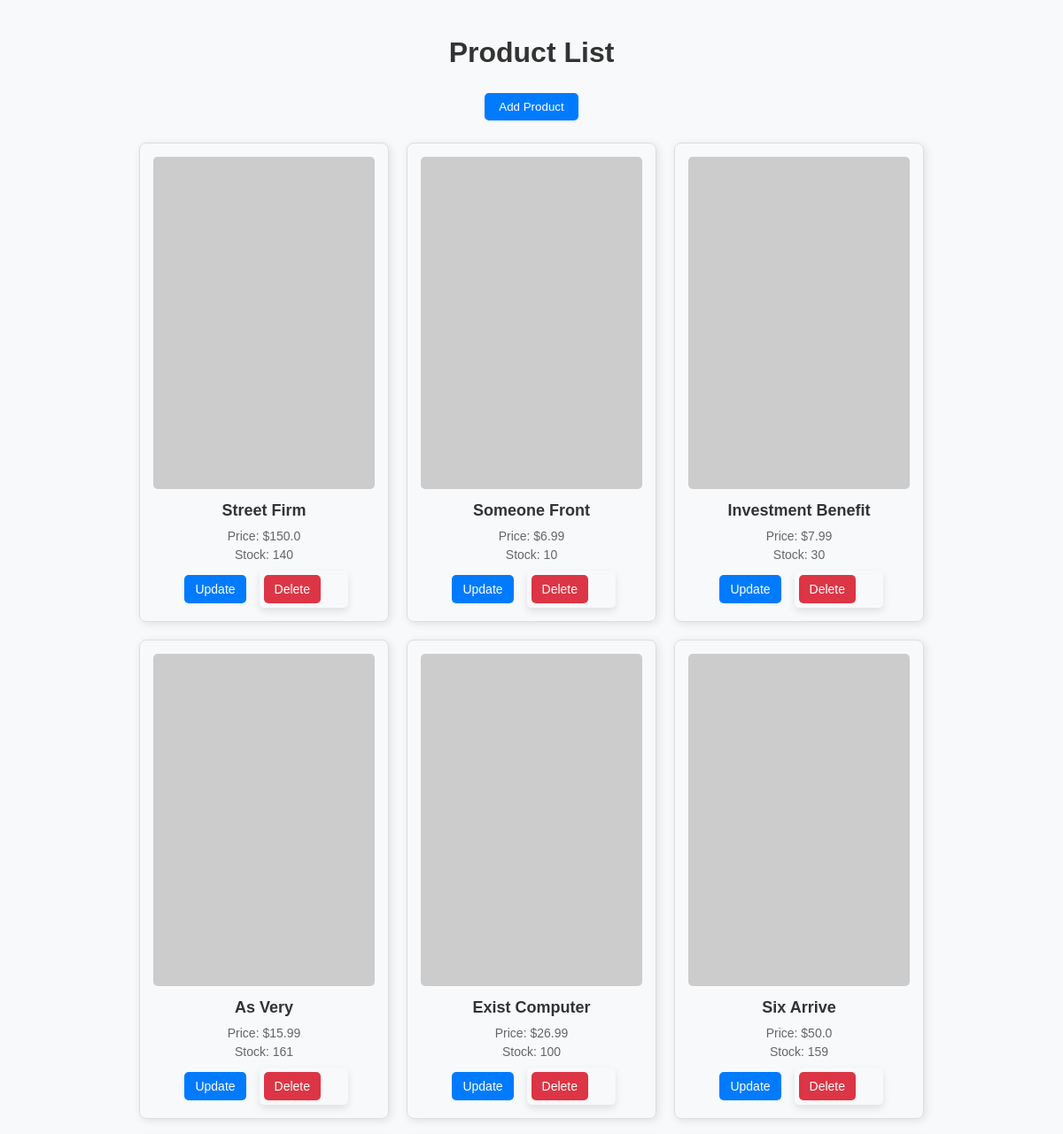
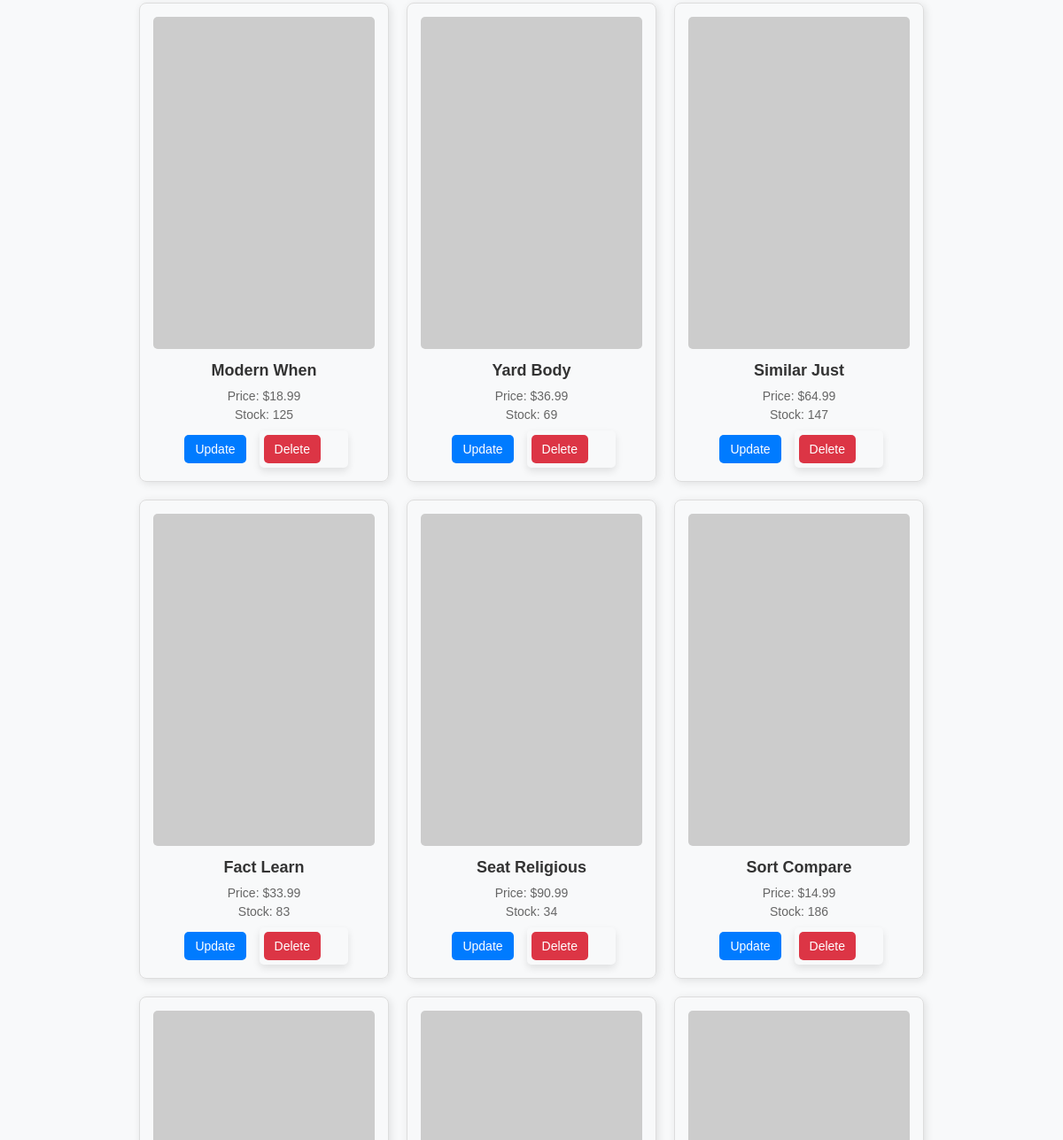
/home_admin (signed in, upper part), run on an earlier commit of the app's database (2 pictures, top to bottom).
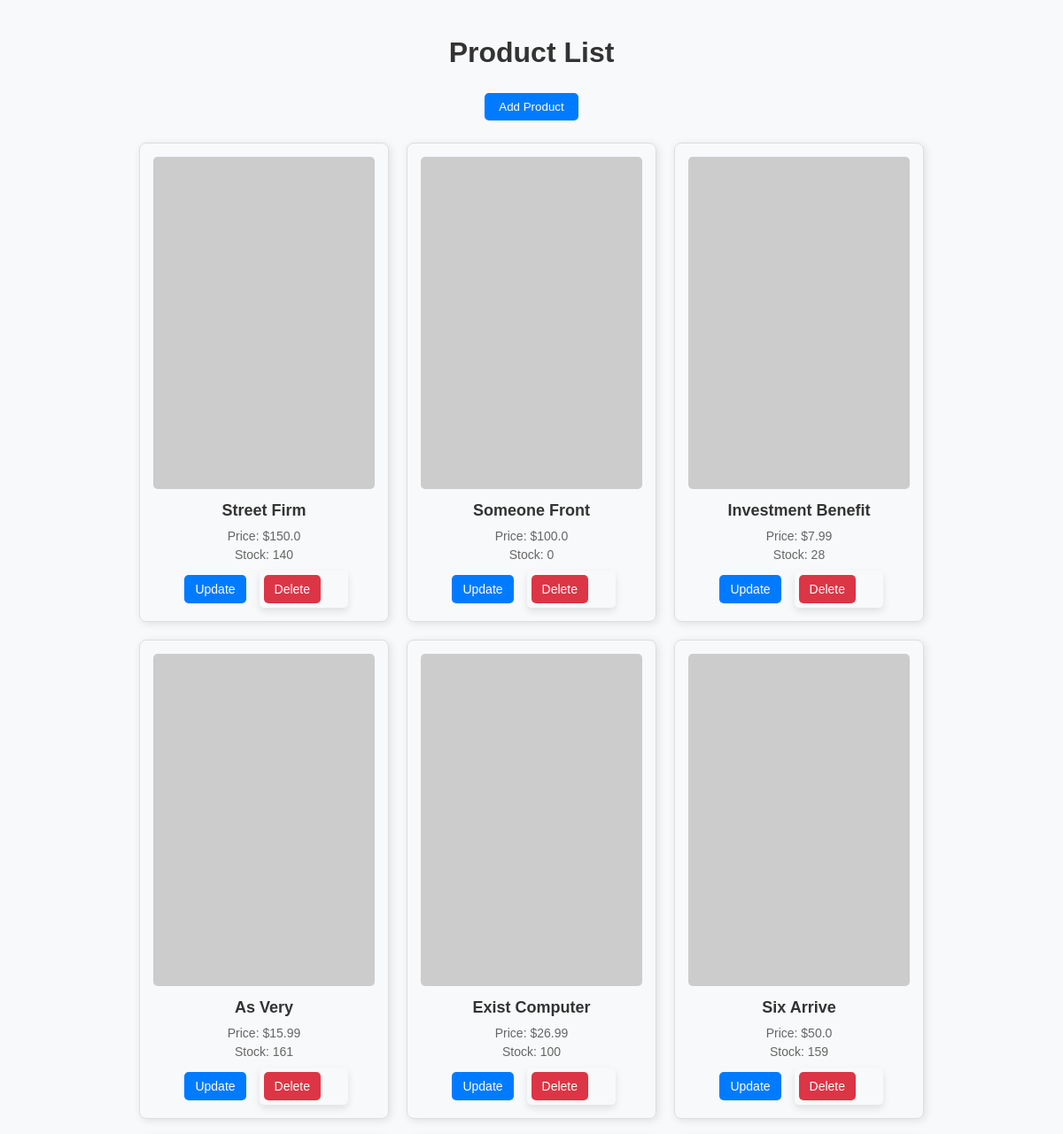
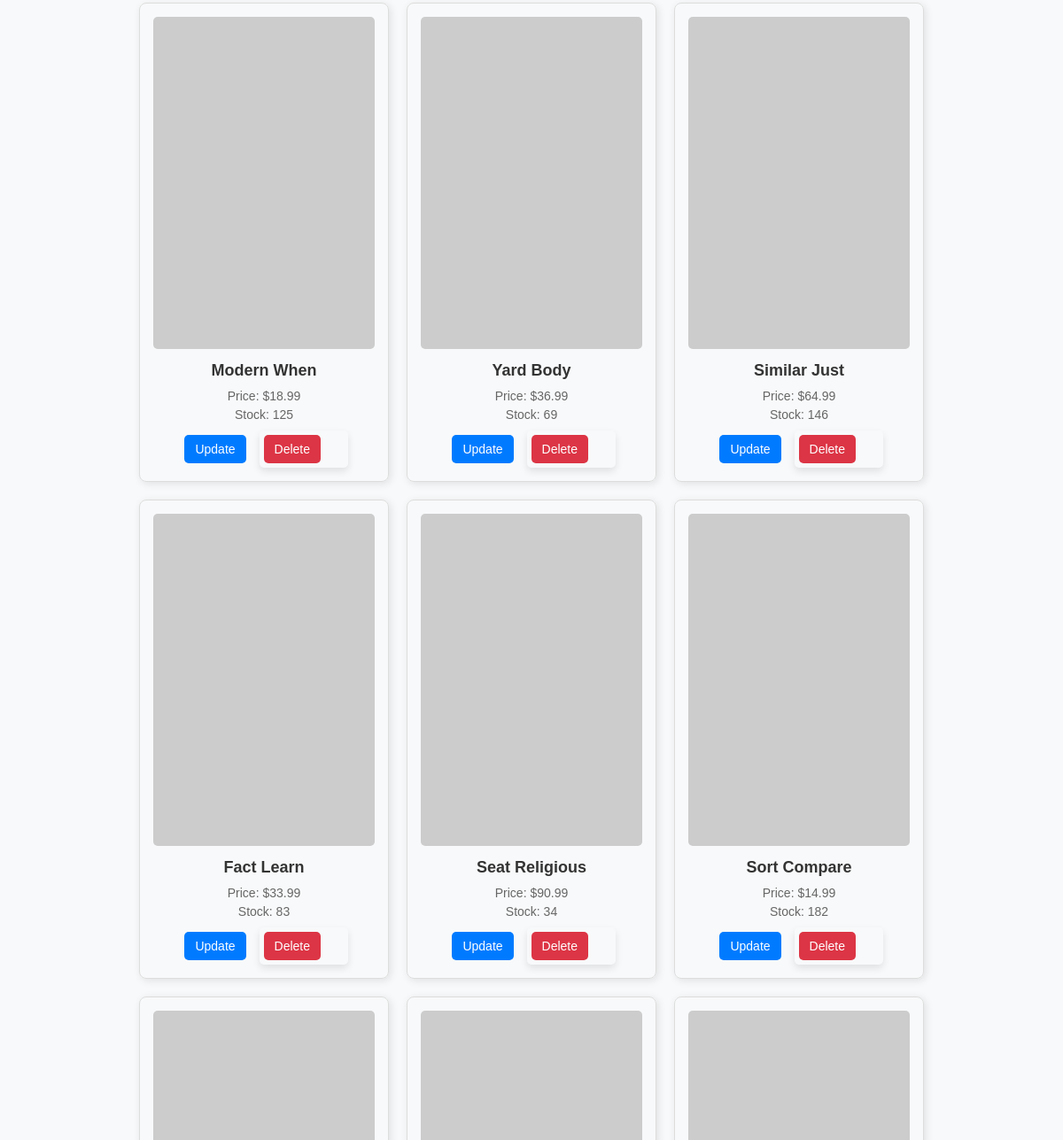
And on a later commit of the database (2 pictures, top to bottom).
### tables this page shows
CREATE TABLE products (
            id INTEGER PRIMARY KEY,
            name TEXT NOT NULL,
            price REAL NOT NULL,
            stock INTEGER NOT NULL,
            image_url TEXT
        );

### app.py (the view)
@app.route("/home_admin")
@login_required
def index_admin():
    conn = get_db()
    products = conn.execute("SELECT * FROM products").fetchall()
    conn.close()
    return render_template("home_admin.html", products=products)

### app.py (called while the page is built)
@login_manager.user_loader
def load_user(user_id):
    conn = get_db()
    user = conn.execute("SELECT * FROM users WHERE id = ?", (user_id,)).fetchone()
    conn.close()
    if user:
        return User(
            user["id"],
            user["FirstName"],
            user["LastName"],
            user["Email"],
            user["phoneNum"],
            user["password"],
            user["is_admin"],
        )
    return None  # Explicitly return None if the user is not found

def get_db():
    conn = sqlite3.connect("database.db")  # Ensure this is your actual DB file
    conn.row_factory = sqlite3.Row  # Enable dictionary-like access
    return conn

### templates/home_admin.html (shortened to what this page needs)
<!DOCTYPE html>
<html lang="en">
<head>
    <link rel="stylesheet" href="{{ url_for('static', filename='styles.css') }}">
</head>
<body>
    <h1>Product List</h1>
    <a href="{{ url_for('add_product') }}"><button>Add Product</button></a>
    <div class="product-container">
        {% for product in products %}
        <div class="product-card">
            <img src="{{ product.image_url }}" alt="{{ product.name }}">
            <h3>{{ product.name }}</h3>
            <p>Price: ${{ product.price }}</p>
            <p>Stock: {{ product.stock }}</p>
            <div class="product-actions">
                <a href="{{ url_for('update_product', product_id=product.id) }}">
                    <button class="update-btn">Update</button>
                </a>
                <form action="{{ url_for('delete_product', product_id=product.id) }}" method="POST" class="delete-form">
                    <button type="submit" class="delete-btn" onclick="return confirm('Are you sure you want to delete this product?')">Delete</button>
                </form>
            </div>
        </div>
        {% endfor %}
    </div>
</body>
</html>

### static/styles.css (style rules this page uses)
body { font-family: Arial, sans-serif; background-color: #f8f9fa; margin: 0; padding: 20px; text-align: center; }
h1, h2 { color: #333; }
a { text-decoration: none; color: white; }
.product-container { display: flex; flex-wrap: wrap; justify-content: center; gap: 20px; padding: 20px; position: relative; transition: filter 0.3s ease; }
.product-card { width: 250px; padding: 15px; border: 1px solid #ddd; border-radius: 8px; box-shadow: 2px 2px 10px rgba(0, 0, 0, 0.1); text-align: center; }
.product-card img { width: 100%; height: auto; border-radius: 5px; }
.product-card h3 { margin: 10px 0; font-size: 18px; color: #333; }
.product-card p { margin: 5px 0; color: #666; font-size: 14px; }
button { background-color: #007bff; color: white; border: none; padding: 8px 16px; margin: 5px; cursor: pointer; border-radius: 5px; transition: 0.3s; }
form { width: 40%; margin: 20px auto; background: white; padding: 20px; border-radius: 5px; box-shadow: 0px 4px 8px rgba(0, 0, 0, 0.1); text-align: left; }
.product-actions { display: flex; justify-content: center; align-items: center; gap: 10px; margin-top: 10px; }
.delete-form { display: inline; margin: 0; padding: 0; border: none; background: none; }
.update-btn, .delete-btn { background-color: #007bff; color: white; border: none; padding: 8px 12px; cursor: pointer; border-radius: 5px; transition: 0.3s; font-size: 14px; display: inline-block; }
.delete-btn { background-color: #dc3545; }

What changed in the data, as far as the page shows it:
changed products "Someone Front": price "6.99" → "100.0"; stock "10" → "0"
changed products "Investment Benefit": stock "30" → "28"
changed products "Similar Just": stock "147" → "146"
changed products "Sort Compare": stock "186" → "182"
